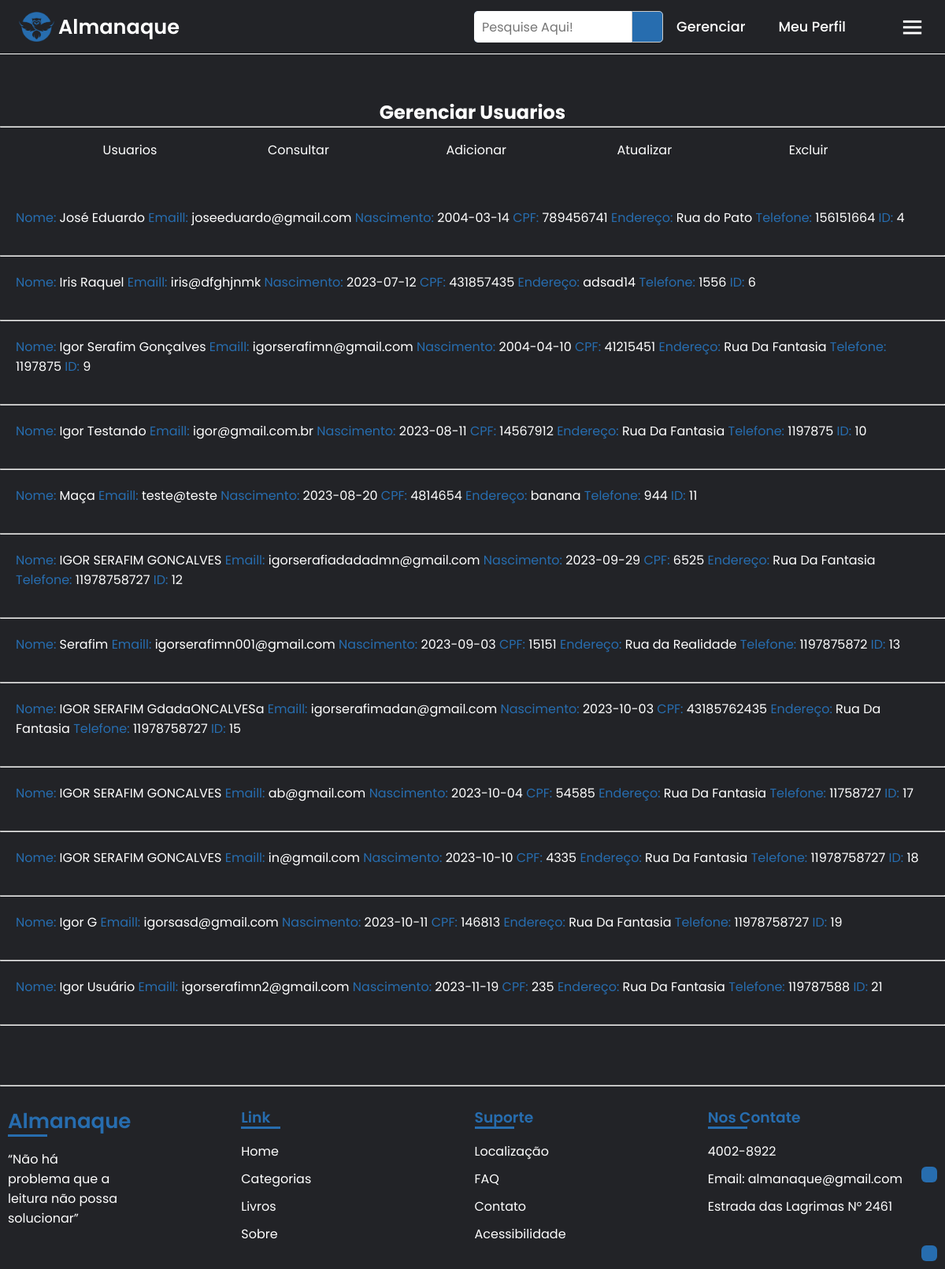
The page /funcionario/gerenciar_usuario/usuario_lista.php (signed in) on the database its author committed.
### tables this page shows
CREATE TABLE `usuario` (
  `id_usuario` int NOT NULL,
  `nome_usuario` varchar(50) NOT NULL,
  `email_usuario` varchar(50) NOT NULL,
  `data_usuario` date NOT NULL,
  `cpf_usuario` varchar(255) NOT NULL,
  `senha_usuario` varchar(255) NOT NULL,
  `endereco_usuario` varchar(50) NOT NULL,
  `telefone_usuario` varchar(11) NOT NULL,
  `id_sessao` int NOT NULL
);

### funcionario/gerenciar_usuario/usuario_lista.php (the view, shortened to what this page needs)
<?php
if($_SESSION['id_sessao'] == 2) {
?>
<!DOCTYPE html>
<html lang="pt-br">
<head>
    <link rel="stylesheet" href="../../css/style.css">
    <link rel="stylesheet" href="../../css/menu_gerenciar.css">
    <link rel="stylesheet" href="../../css/livro-aberto.css">
    <link href="https://cdn.jsdelivr.net/npm/remixicon@3.5.0/fonts/remixicon.css" rel="stylesheet">
    <link rel="stylesheet"href="https://unpkg.com/boxicons@latest/css/boxicons.min.css">
</head>
<body>
    <?php include('../../include/import_menu_gerenciar.php');
    include('../../include/conexao.php'); ?>
    <br><br><br><br><br>
    <?php include('../../include/import_menu_usuario_gerenciar.php'); ?>
    <br>
    <?php
        $resultado = mysqli_query($mysqli, "SELECT * FROM usuario");
        while ($row = mysqli_fetch_assoc($resultado)) {
            $id_usuario = $row['id_usuario'];
            $nome_usuario = $row['nome_usuario'];
            $email_usuario = $row['email_usuario'];
            $cpf_usuario = $row['cpf_usuario'];
            $data_usuario = $row['data_usuario'];
            $endereco_usuario = $row['endereco_usuario'];
            $telefone_usuario = $row['telefone_usuario'];
            echo    "<div class='book-info-container'>
            <div class='book-info'>
                <div class='info-aberto'>
                    <span class='info-conteudo'><span class='info-destaque'>Nome: </span>".$nome_usuario."</span>
                    <span class='info-conteudo'><span class='info-destaque'>Emaill: </span>".$email_usuario."</span>
                    <span class='info-conteudo'><span class='info-destaque'>Nascimento: </span>".$data_usuario."</span>
                    <span class='info-conteudo'><span class='info-destaque'>CPF: </span>".$cpf_usuario."</span>
                    <span class='info-conteudo'><span class='info-destaque'>Endereço: </span>".$endereco_usuario."</span>
                    <span class='info-conteudo'><span class='info-destaque'>Telefone: </span>".$telefone_usuario."</span>
                    <span class='info-conteudo'><span class='info-destaque'>ID: </span>".$id_usuario."</span>
                </div>
            </div>
        </div><hr>";
        }
    ?>
    <br><br><br>
    <?php include('../../include/import_footer_gerenciar.php');
    include('../../include/acessibilidade.php') ?>
    <a id="link-acessibilidade" href="https://chrome.google.com/webstore/detail/selection-reader-text-to/fdffijlhedcdiblbingmagmdnokokgbi/related?hl=pt-BR"><i class="ri-speak-fill"></i></a>
    <a id="link-up" href="#"><i class="ri-arrow-up-double-line"></i></a>
</body>
</html>
<?php
}
else {
    echo "Você não pode acessar essa página, sua permissão é inválida";
}
?>

### css/style.css (style rules this page uses)
* { padding: 0; margin: 0; box-sizing: border-box; font-family: 'Poppins', sans-serif; text-decoration: none; list-style: none; }
:root { --bg-color: #222327; --text-color: #fff; --main-color: #276daf; }
body { min-height: 100vh; background: var(--bg-color); color: var(--text-color); }
#link-up { z-index: 1; position: fixed; color: white; background-color: #276daf; padding: 10px; right: 10px; bottom: 10px; border-radius: 30%; transition: all .50s ease; }
#link-acessibilidade { z-index: 1; position: fixed; color: white; background-color: #276daf; padding: 10px; margin-bottom: 100px; right: 10px; bottom: 10px; border-radius: 30%; transition: all .50s ease; }

### css/menu_gerenciar.css (style rules this page uses)
:root { --bg-color: #222327; --text-color: #fff; --main-color: #276daf; }
a { color: #fff; text-decoration: none; transition: all .50s ease ; }

### css/livro-aberto.css (style rules this page uses)
:root { --bg-color: #222327; --text-color: #fff; --main-color: #276daf; }
.book-info-container { margin: auto; padding: 10px; display: flex; text-align: center; margin: 10px; background-color: white; border-radius: 10px; }
.book-info { color: black; padding: 5px; text-align: left; }
.info-destaque { color: var(--main-color); }
.info-conteudo { word-break: initial; }
.book-info p, .info-aberto { padding-bottom: 15px; }

### funcionario/gerenciar_usuario/usuario_lista.php (style rules this page uses)
.book-info-container { margin: auto; padding: 5px; display: flex; text-align: center; margin: 10px; background-color: transparent; border-radius: 10px; }
.book-info { color: #fff; padding: 5px; text-align: left; }

### rows shown on the page
usuario: nome_usuario "José Eduardo", email_usuario "joseeduardo@gmail.com", data_usuario "2004-03-14", cpf_usuario "789456741", endereco_usuario "Rua do Pato", telefone_usuario "156151664", id_usuario "4"
usuario: nome_usuario "Iris Raquel", email_usuario "iris@dfghjnmk", data_usuario "2023-07-12", cpf_usuario "431857435", endereco_usuario "adsad14", telefone_usuario "1556", id_usuario "6"
usuario: nome_usuario "Igor Serafim Gonçalves", email_usuario "igorserafimn@gmail.com", data_usuario "2004-04-10", cpf_usuario "41215451", endereco_usuario "Rua Da Fantasia", telefone_usuario "1197875", id_usuario "9"
usuario: nome_usuario "Igor Testando", email_usuario "igor@gmail.com.br", data_usuario "2023-08-11", cpf_usuario "14567912", endereco_usuario "Rua Da Fantasia", telefone_usuario "1197875", id_usuario "10"
usuario: nome_usuario "Maça", email_usuario "teste@teste", data_usuario "2023-08-20", cpf_usuario "4814654", endereco_usuario "banana", telefone_usuario "944", id_usuario "11"
usuario: nome_usuario "IGOR SERAFIM GONCALVES", email_usuario "igorserafiadadadmn@gmail.com", data_usuario "2023-09-29", cpf_usuario "6525", endereco_usuario "Rua Da Fantasia", telefone_usuario "11978758727", id_usuario "12"
usuario: nome_usuario "Serafim", email_usuario "igorserafimn001@gmail.com", data_usuario "2023-09-03", cpf_usuario "15151", endereco_usuario "Rua da Realidade", telefone_usuario "1197875872", id_usuario "13"
usuario: nome_usuario "IGOR SERAFIM GdadaONCALVESa", email_usuario "igorserafimadan@gmail.com", data_usuario "2023-10-03", cpf_usuario "43185762435", endereco_usuario "Rua Da Fantasia", telefone_usuario "11978758727", id_usuario "15"
usuario: nome_usuario "IGOR SERAFIM GONCALVES", email_usuario "ab@gmail.com", data_usuario "2023-10-04", cpf_usuario "54585", endereco_usuario "Rua Da Fantasia", telefone_usuario "11758727", id_usuario "17"
usuario: nome_usuario "IGOR SERAFIM GONCALVES", email_usuario "in@gmail.com", data_usuario "2023-10-10", cpf_usuario "4335", endereco_usuario "Rua Da Fantasia", telefone_usuario "11978758727", id_usuario "18"
usuario: nome_usuario "Igor G", email_usuario "igorsasd@gmail.com", data_usuario "2023-10-11", cpf_usuario "146813", endereco_usuario "Rua Da Fantasia", telefone_usuario "11978758727", id_usuario "19"
usuario: nome_usuario "Igor Usuário", email_usuario "igorserafimn2@gmail.com", data_usuario "2023-11-19", cpf_usuario "235", endereco_usuario "Rua Da Fantasia", telefone_usuario "119787588", id_usuario "21"
